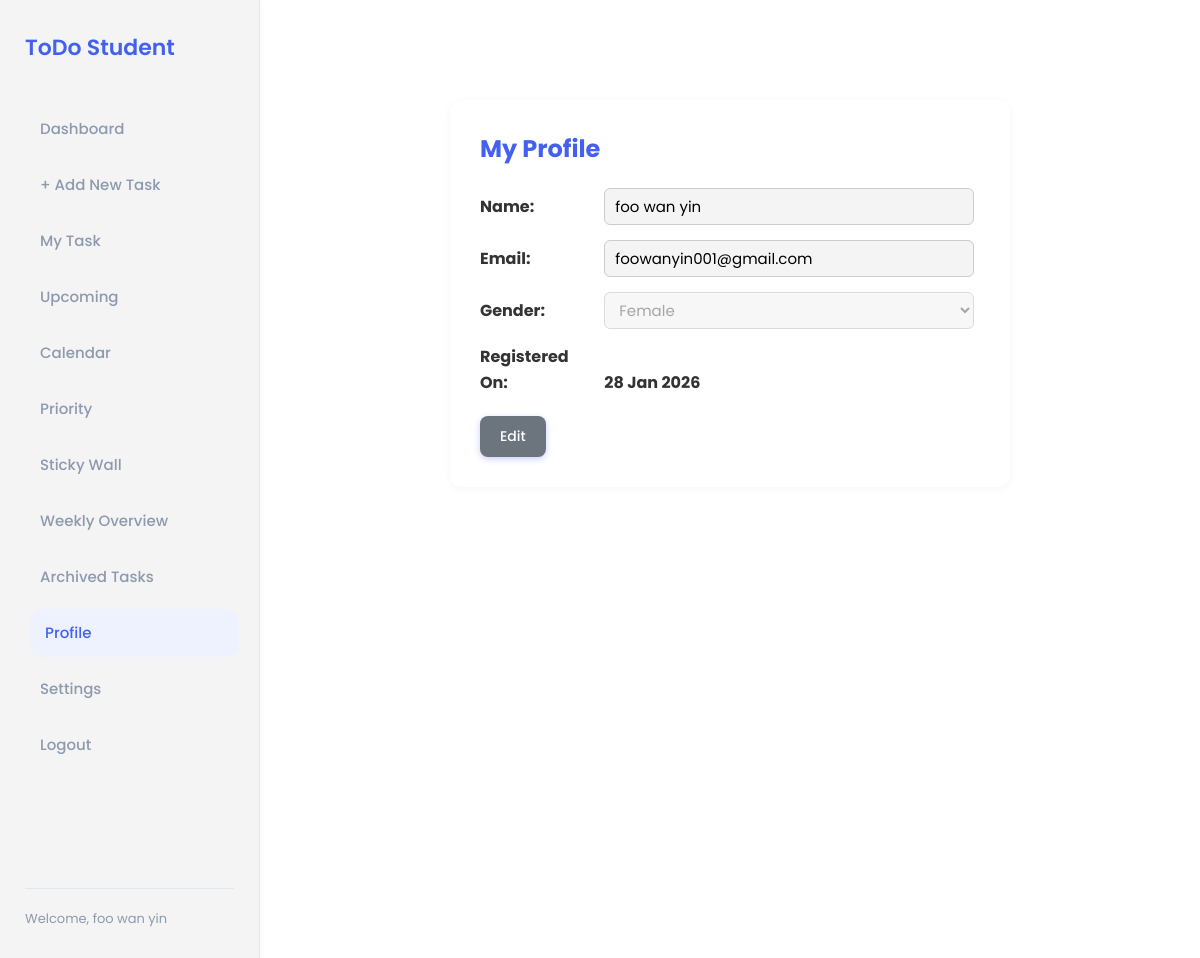
The app's page /profile.php (signed in) with its own data.
### tables this page shows
CREATE TABLE `users` (
  `id` int(11) NOT NULL,
  `name` varchar(100) DEFAULT NULL,
  `email` varchar(100) DEFAULT NULL,
  `password` varchar(255) DEFAULT NULL,
  `gender` varchar(10) DEFAULT NULL,
  `address` text DEFAULT NULL,
  `created_at` timestamp NOT NULL DEFAULT current_timestamp()
);

### profile.php (the view, shortened to what this page needs)
<?php
require 'db/config.php';
$user_id = $_SESSION['user_id'];
$sql = "SELECT * FROM users WHERE id = ?";
$stmt = $conn->prepare($sql);
$stmt->bind_param('i', $user_id);
$stmt->execute();
$user = $stmt->get_result()->fetch_assoc();
$dark_mode = $_SESSION['dark_mode'] ?? false;
?>
<!DOCTYPE html>
<html lang="en" <?= $dark_mode ? 'class="dark"' : '' ?>>
<head>
<link rel="stylesheet" href="css/style.css">
</head>
<body>
<div class="wrapper">
    <?php include 'sidebar.php'; ?>
    <div class="main">
        <div class="profile-wrapper">
            <div class="profile-card">
                <h2>My Profile</h2>
                <form method="POST" id="profileForm">
                    <div class="profile-item">
                        <span>Name:</span>
                        <input type="text" name="name" value="<?= htmlspecialchars($user['name']) ?>" readonly>
                    </div>
                    <div class="profile-item">
                        <span>Email:</span>
                        <input type="email" name="email" value="<?= htmlspecialchars($user['email']) ?>" readonly>
                    </div>
                    <div class="profile-item">
                        <span>Gender:</span>
                        <select name="gender" disabled>
                            <option value="Female" <?= $user['gender'] === 'Female' ? 'selected' : '' ?>>Female</option>
                        </select>
                    </div>
                    <div class="profile-item">
                        <span>Registered On:</span>
                        <span><?= date('d M Y', strtotime($user['created_at'] ?? $user['register_date'] ?? '')) ?></span>
                    </div>
                    <div class="form-actions" style="margin-top:20px;">
                        <button type="button" class="btn btn-secondary" id="editBtn">Edit</button>
                    </div>
                </form>
            </div>
        </div>
    </div>
</div>
</body>
</html>

### css/style.css (style rules this page uses)
:root { --primary-color: #4361ee; --primary-dark: #3046b5; --secondary-color: #3f37c9; --success-color: #2ec4b6; --warning-color: #ff9f1c; --danger-color: #e71d36; --light-bg: #f8f9fa; --sidebar-bg: #ffffff; --text-color: #2b2d42; --text-muted: #8d99ae; --border-color: #dfe7ef; --shadow-sm: 0 2px 8px rgba(0, 0, 0, 0.04); --shadow-md: 0 8px 24px rgba(149, 157, 165, 0.1); }
* { margin: 0; padding: 0; box-sizing: border-box; font-family: 'Poppins', sans-serif; }
body { background: var(--light-bg); color: var(--text-color); line-height: 1.6; }
.wrapper { display: flex; min-height: 100vh; }
.main { flex: 1; padding: 40px; max-width: 1200px; margin: 0 auto; width: 100%; }
.btn { display: inline-block; background: var(--primary-color); color: white; padding: 10px 20px; border: none; border-radius: 8px; font-size: 14px; font-weight: 500; cursor: pointer; text-decoration: none; transition: background 0.2s; box-shadow: 0 2px 6px rgba(67, 97, 238, 0.3); }
.btn-secondary { background: #e9ecef; color: var(--text-color); }
body { background-color: #ffffff; color: #333; }
.main { background-color: #fff; color: #333; }

### profile.php (style rules this page uses)
.profile-wrapper { max-width: 600px; margin: 40px auto; padding: 20px; }
.profile-card { background: var(--card-bg, #fff); border-radius: 12px; padding: 30px; box-shadow: var(--shadow-sm); transition: transform 0.2s, box-shadow 0.2s; }
.profile-card h2 { font-size: 24px; margin-bottom: 20px; color: var(--primary-color); }
.profile-item { margin-bottom: 15px; font-size: 16px; }
.profile-item span { font-weight: bold; display: inline-block; width: 120px; }
input, select { width: calc(100% - 130px); padding: 6px 10px; border-radius: 6px; border: 1px solid #ccc; font-size: 15px; }
input[readonly], select[disabled] { background-color: #f4f4f4; }
.btn { padding: 10px 20px; border-radius: 8px; font-size: 14px; cursor: pointer; border: none; margin-right: 10px; }
.btn-secondary { background: #6c757d; color: #fff; }

### records on screen
users: name "foo wan yin", email "foowanyin001@gmail.com", gender "Female", created_at "28 Jan 2026"

### other values on screen
$_SESSION['user_name'] "foo wan yin"
